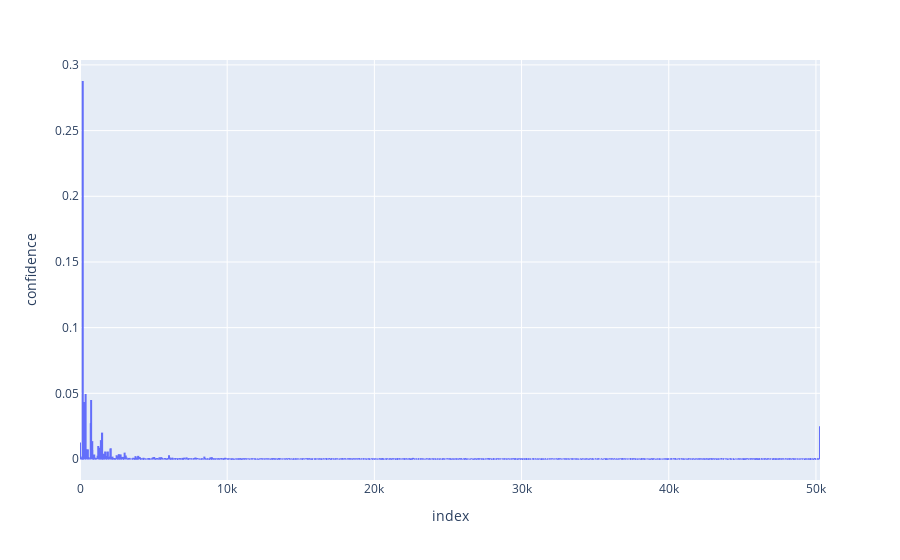

Notebook code for this chart:
### Code cell
pred = logits[0, -1].softmax(dim=0)
px.line(y=pred.cpu(), labels={"x": "index", "y": "confidence"})

### Figure 1 — Plotly figure (JSON) as saved in the notebook; plotly's stock layout.template omitted (floating-point values rounded to 4 significant figures; data arrays with more than 128 entries replaced by an {"elided": "..."} marker saying what was removed)
{"data": [{"hovertemplate": "index=%{x}<br>confidence=%{y}<extra></extra>", "legendgroup": "", "line": {"color": "#636efa", "dash": "solid"}, "marker": {"symbol": "circle"}, "mode": "lines", "name": "", "showlegend": false, "type": "scattergl", "x": {"elided": "50277 int values"}, "xaxis": "x", "y": {"elided": "50277 float values"}, "yaxis": "y"}], "layout": {"legend": {"tracegroupgap": 0}, "margin": {"t": 60}, "xaxis": {"anchor": "y", "domain": [0, 1], "title": {"text": "index"}}, "yaxis": {"anchor": "x", "domain": [0, 1], "title": {"text": "confidence"}}}}
